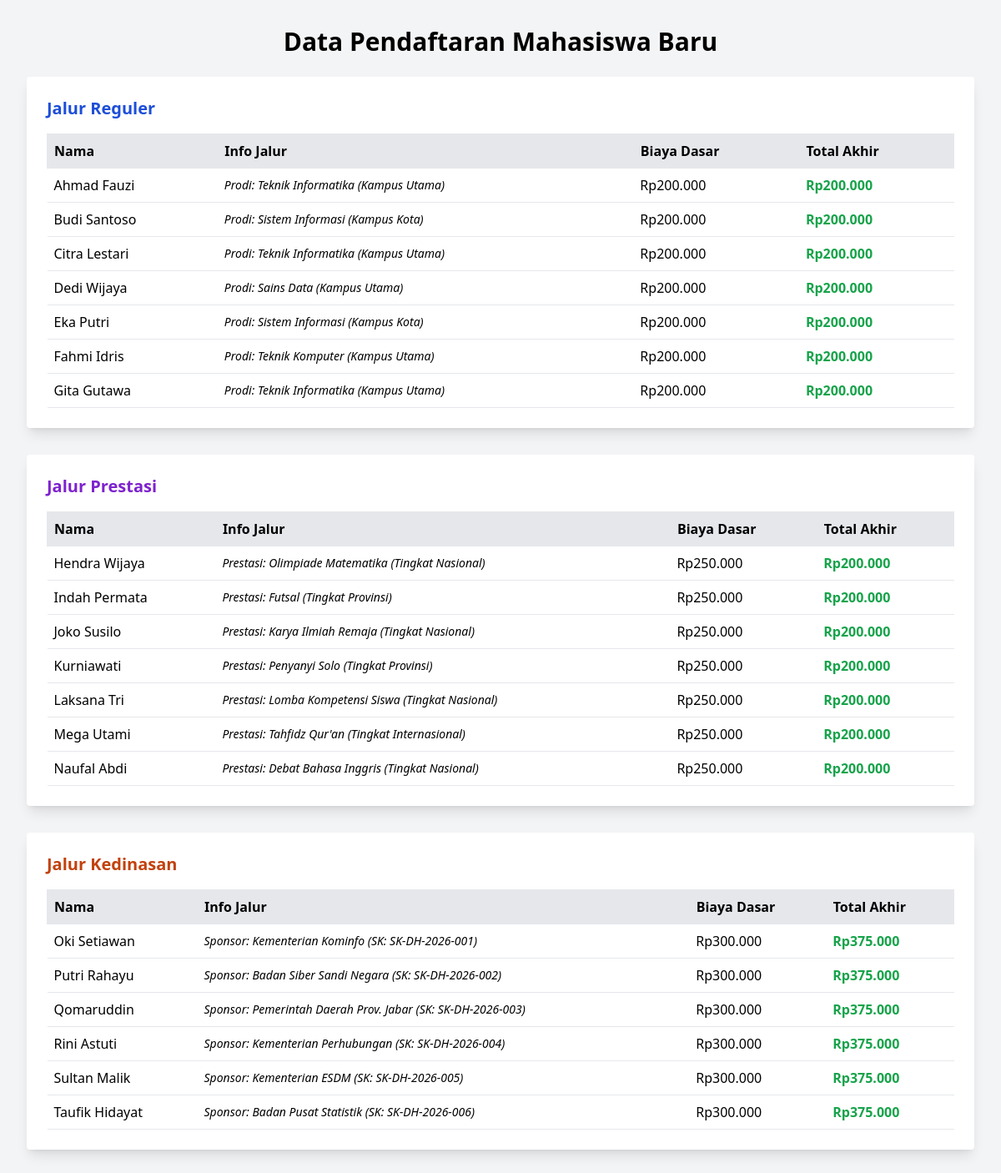
The page / on the database its author committed.
### tables this page shows
CREATE TABLE `tabel_pendaftaran` (
  `id_pendaftaran` int NOT NULL,
  `nama_calon` varchar(100) NOT NULL,
  `asal_sekolah` varchar(100) NOT NULL,
  `nilai_ujian` decimal(5,2) NOT NULL,
  `biaya_pendaftaran_dasar` int NOT NULL,
  `jalur_pendaftaran` enum('Reguler','Prestasi','Kedinasan') NOT NULL,
  `pilihan_prodi` varchar(50) DEFAULT NULL,
  `lokasi_kampus` varchar(50) DEFAULT NULL,
  `jenis_prestasi` varchar(50) DEFAULT NULL,
  `tingkat_prestasi` varchar(30) DEFAULT NULL,
  `sk_ikatan_dinas` varchar(50) DEFAULT NULL,
  `instansi_sponsor` varchar(100) DEFAULT NULL
);

### classes/pendaftaran.php (called while the page is built, shortened)
<?php
abstract class Pendaftaran {
    protected $nama_calon;
    protected $biaya_pendaftaran_dasar;
    public function __construct($id, $nama, $asal, $nilai, $biaya) {
        $this->nama_calon = $nama;
        $this->biaya_pendaftaran_dasar = $biaya;
    }
    public function getNama() { return $this->nama_calon; }
    public function getBiayaDasar() { return $this->biaya_pendaftaran_dasar; }
}

### classes/pendaftaran_regular.php (called while the page is built, shortened)
<?php
require_once "Pendaftaran.php";
class PendaftaranReguler extends Pendaftaran {
    private $pilihan_prodi;
    private $lokasi_kampus;
    public function __construct($id, $nama, $asal, $nilai, $biaya, $prodi, $kampus) {
        $this->pilihan_prodi = $prodi;
        $this->lokasi_kampus = $kampus;
    }
    public function hitungTotalBiaya() {
        return $this->biaya_pendaftaran_dasar;
    }
    public function tampilkanInfoJalur() {
        return "Prodi: " . $this->pilihan_prodi . " (" . $this->lokasi_kampus . ")";
    }
    public static function getDaftarReguler($db) {
        $query = "SELECT * FROM tabel_pendaftaran WHERE jalur_pendaftaran = 'Reguler'";
        $stmt = $db->prepare($query);
        $stmt->execute();
        $result = [];
        while ($row = $stmt->fetch(PDO::FETCH_ASSOC)) {
            $result[] = new self($row['id_pendaftaran'], $row['nama_calon'], $row['asal_sekolah'], $row['nilai_ujian'], $row['biaya_pendaftaran_dasar'], $row['pilihan_prodi'], $row['lokasi_kampus']);
        }
        return $result;
    }
}

### classes/pendaftaran_prestasi.php (called while the page is built, shortened)
<?php
require_once __DIR__ . "/Pendaftaran.php";
class PendaftaranPrestasi extends Pendaftaran {
    private $jenis_prestasi;
    private $tingkat_prestasi;
    public function __construct($id, $nama, $asal, $nilai, $biaya, $jenis, $tingkat) {
        $this->jenis_prestasi = $jenis;
        $this->tingkat_prestasi = $tingkat;
    }
    public function hitungTotalBiaya() {
        return $this->biaya_pendaftaran_dasar - 50000;
    }
    public function tampilkanInfoJalur() {
        return "Prestasi: " . $this->jenis_prestasi . " (Tingkat " . $this->tingkat_prestasi . ")";
    }
    public static function getDaftarPrestasi($db) {
        $query = "SELECT * FROM tabel_pendaftaran WHERE jalur_pendaftaran = 'Prestasi'";
        $stmt = $db->prepare($query);
        $stmt->execute();
        $result = [];
        while ($row = $stmt->fetch(PDO::FETCH_ASSOC)) {
            $result[] = new self($row['id_pendaftaran'], $row['nama_calon'], $row['asal_sekolah'], $row['nilai_ujian'], $row['biaya_pendaftaran_dasar'], $row['jenis_prestasi'], $row['tingkat_prestasi']);
        }
        return $result;
    }
}

### classes/pendaftaran_kedinasan.php (called while the page is built, shortened)
<?php
require_once __DIR__ . "/Pendaftaran.php";
class PendaftaranKedinasan extends Pendaftaran {
    private $sk_ikatan_dinas;
    private $instansi_sponsor;
    public function __construct($id, $nama, $asal, $nilai, $biaya, $sk, $sponsor) {
        $this->sk_ikatan_dinas = $sk;
        $this->instansi_sponsor = $sponsor;
    }
    public function hitungTotalBiaya() {
        return $this->biaya_pendaftaran_dasar * 1.25;
    }
    public function tampilkanInfoJalur() {
        return "Sponsor: " . $this->instansi_sponsor . " (SK: " . $this->sk_ikatan_dinas . ")";
    }
    public static function getDaftarKedinasan($db) {
        $query = "SELECT * FROM tabel_pendaftaran WHERE jalur_pendaftaran = 'Kedinasan'";
        $stmt = $db->prepare($query);
        $stmt->execute();
        $result = [];
        while ($row = $stmt->fetch(PDO::FETCH_ASSOC)) {
            $result[] = new self($row['id_pendaftaran'], $row['nama_calon'], $row['asal_sekolah'], $row['nilai_ujian'], $row['biaya_pendaftaran_dasar'], $row['sk_ikatan_dinas'], $row['instansi_sponsor']);
        }
        return $result;
    }
}

### index.php (the view, shortened to what this page needs)
<?php
require_once __DIR__ . "/classes/pendaftaran_regular.php";
require_once __DIR__ . "/classes/pendaftaran_prestasi.php";
require_once __DIR__ . "/classes/pendaftaran_kedinasan.php";
$database = new Database();
$db = $database->getConnection();
$daftarReguler = PendaftaranReguler::getDaftarReguler($db);
$daftarPrestasi = PendaftaranPrestasi::getDaftarPrestasi($db);
$daftarKedinasan = PendaftaranKedinasan::getDaftarKedinasan($db);
?>
<!DOCTYPE html>
<html lang="id">
<head>
    <script src="https://cdn.tailwindcss.com"></script>
</head>
<body class="bg-gray-100 p-8">
    <div class="max-w-6xl mx-auto">
        <h1 class="text-3xl font-bold mb-6 text-center">Data Pendaftaran Mahasiswa Baru</h1>
        <?php
        function renderTabel($judul, $data, $warna) { ?>
            <div class="bg-white p-6 rounded shadow-lg mb-8">
                <h2 class="text-xl font-bold mb-4 text-<?php echo $warna; ?>-700"><?php echo $judul; ?></h2>
                <table class="w-full border-collapse">
                    <thead>
                        <tr class="bg-gray-200 text-left">
                            <th class="p-2 border">Nama</th>
                            <th class="p-2 border">Info Jalur</th>
                            <th class="p-2 border">Biaya Dasar</th>
                            <th class="p-2 border">Total Akhir</th>
                        </tr>
                    </thead>
                    <tbody>
                        <?php foreach($data as $mhs): ?>
                        <tr class="border-b">
                            <td class="p-2"><?php echo $mhs->getNama(); ?></td>
                            <td class="p-2 italic text-sm"><?php echo $mhs->tampilkanInfoJalur(); ?></td>
                            <td class="p-2">Rp<?php echo number_format($mhs->getBiayaDasar(), 0, ',', '.'); ?></td>
                            <td class="p-2 font-bold text-green-600">Rp<?php echo number_format($mhs->hitungTotalBiaya(), 0, ',', '.'); ?></td>
                        </tr>
                        <?php endforeach; ?>
                    </tbody>
                </table>
            </div>
        <?php } ?>
        <?php renderTabel("Jalur Reguler", $daftarReguler, "blue"); ?>
    </div>
</body>
</html>

### rows shown on the page
tabel_pendaftaran: nama_calon "Ahmad Fauzi", $mhs->tampilkanInfoJalur() "Prodi: Teknik Informatika (Kampus Utama)", biaya_pendaftaran_dasar "200.000"
tabel_pendaftaran: nama_calon "Budi Santoso", $mhs->tampilkanInfoJalur() "Prodi: Sistem Informasi (Kampus Kota)", biaya_pendaftaran_dasar "200.000"
tabel_pendaftaran: nama_calon "Citra Lestari", $mhs->tampilkanInfoJalur() "Prodi: Teknik Informatika (Kampus Utama)", biaya_pendaftaran_dasar "200.000"
tabel_pendaftaran: nama_calon "Dedi Wijaya", $mhs->tampilkanInfoJalur() "Prodi: Sains Data (Kampus Utama)", biaya_pendaftaran_dasar "200.000"
tabel_pendaftaran: nama_calon "Eka Putri", $mhs->tampilkanInfoJalur() "Prodi: Sistem Informasi (Kampus Kota)", biaya_pendaftaran_dasar "200.000"
tabel_pendaftaran: nama_calon "Fahmi Idris", $mhs->tampilkanInfoJalur() "Prodi: Teknik Komputer (Kampus Utama)", biaya_pendaftaran_dasar "200.000"
tabel_pendaftaran: nama_calon "Gita Gutawa", $mhs->tampilkanInfoJalur() "Prodi: Teknik Informatika (Kampus Utama)", biaya_pendaftaran_dasar "200.000"
tabel_pendaftaran: nama_calon "Hendra Wijaya", $mhs->tampilkanInfoJalur() "Prestasi: Olimpiade Matematika (Tingkat Nasional)", biaya_pendaftaran_dasar "250.000", biaya_pendaftaran_dasar "200.000"
tabel_pendaftaran: nama_calon "Indah Permata", $mhs->tampilkanInfoJalur() "Prestasi: Futsal (Tingkat Provinsi)", biaya_pendaftaran_dasar "250.000", biaya_pendaftaran_dasar "200.000"
tabel_pendaftaran: nama_calon "Joko Susilo", $mhs->tampilkanInfoJalur() "Prestasi: Karya Ilmiah Remaja (Tingkat Nasional)", biaya_pendaftaran_dasar "250.000", biaya_pendaftaran_dasar "200.000"
tabel_pendaftaran: nama_calon "Kurniawati", $mhs->tampilkanInfoJalur() "Prestasi: Penyanyi Solo (Tingkat Provinsi)", biaya_pendaftaran_dasar "250.000", biaya_pendaftaran_dasar "200.000"
tabel_pendaftaran: nama_calon "Laksana Tri", $mhs->tampilkanInfoJalur() "Prestasi: Lomba Kompetensi Siswa (Tingkat Nasional)", biaya_pendaftaran_dasar "250.000", biaya_pendaftaran_dasar "200.000"
tabel_pendaftaran: nama_calon "Mega Utami", $mhs->tampilkanInfoJalur() "Prestasi: Tahfidz Qur'an (Tingkat Internasional)", biaya_pendaftaran_dasar "250.000", biaya_pendaftaran_dasar "200.000"
tabel_pendaftaran: nama_calon "Naufal Abdi", $mhs->tampilkanInfoJalur() "Prestasi: Debat Bahasa Inggris (Tingkat Nasional)", biaya_pendaftaran_dasar "250.000", biaya_pendaftaran_dasar "200.000"
tabel_pendaftaran: nama_calon "Oki Setiawan", $mhs->tampilkanInfoJalur() "Sponsor: Kementerian Kominfo (SK: SK-DH-2026-001)", biaya_pendaftaran_dasar "300.000", biaya_pendaftaran_dasar "375.000"
tabel_pendaftaran: nama_calon "Putri Rahayu", $mhs->tampilkanInfoJalur() "Sponsor: Badan Siber Sandi Negara (SK: SK-DH-2026-002)", biaya_pendaftaran_dasar "300.000", biaya_pendaftaran_dasar "375.000"
tabel_pendaftaran: nama_calon "Qomaruddin", $mhs->tampilkanInfoJalur() "Sponsor: Pemerintah Daerah Prov. Jabar (SK: SK-DH-2026-003)", biaya_pendaftaran_dasar "300.000", biaya_pendaftaran_dasar "375.000"
tabel_pendaftaran: nama_calon "Rini Astuti", $mhs->tampilkanInfoJalur() "Sponsor: Kementerian Perhubungan (SK: SK-DH-2026-004)", biaya_pendaftaran_dasar "300.000", biaya_pendaftaran_dasar "375.000"
tabel_pendaftaran: nama_calon "Sultan Malik", $mhs->tampilkanInfoJalur() "Sponsor: Kementerian ESDM (SK: SK-DH-2026-005)", biaya_pendaftaran_dasar "300.000", biaya_pendaftaran_dasar "375.000"
tabel_pendaftaran: nama_calon "Taufik Hidayat", $mhs->tampilkanInfoJalur() "Sponsor: Badan Pusat Statistik (SK: SK-DH-2026-006)", biaya_pendaftaran_dasar "300.000", biaya_pendaftaran_dasar "375.000"

### other values the page prints
$judul "Jalur Reguler Jalur Prestasi Jalur Kedinasan"
